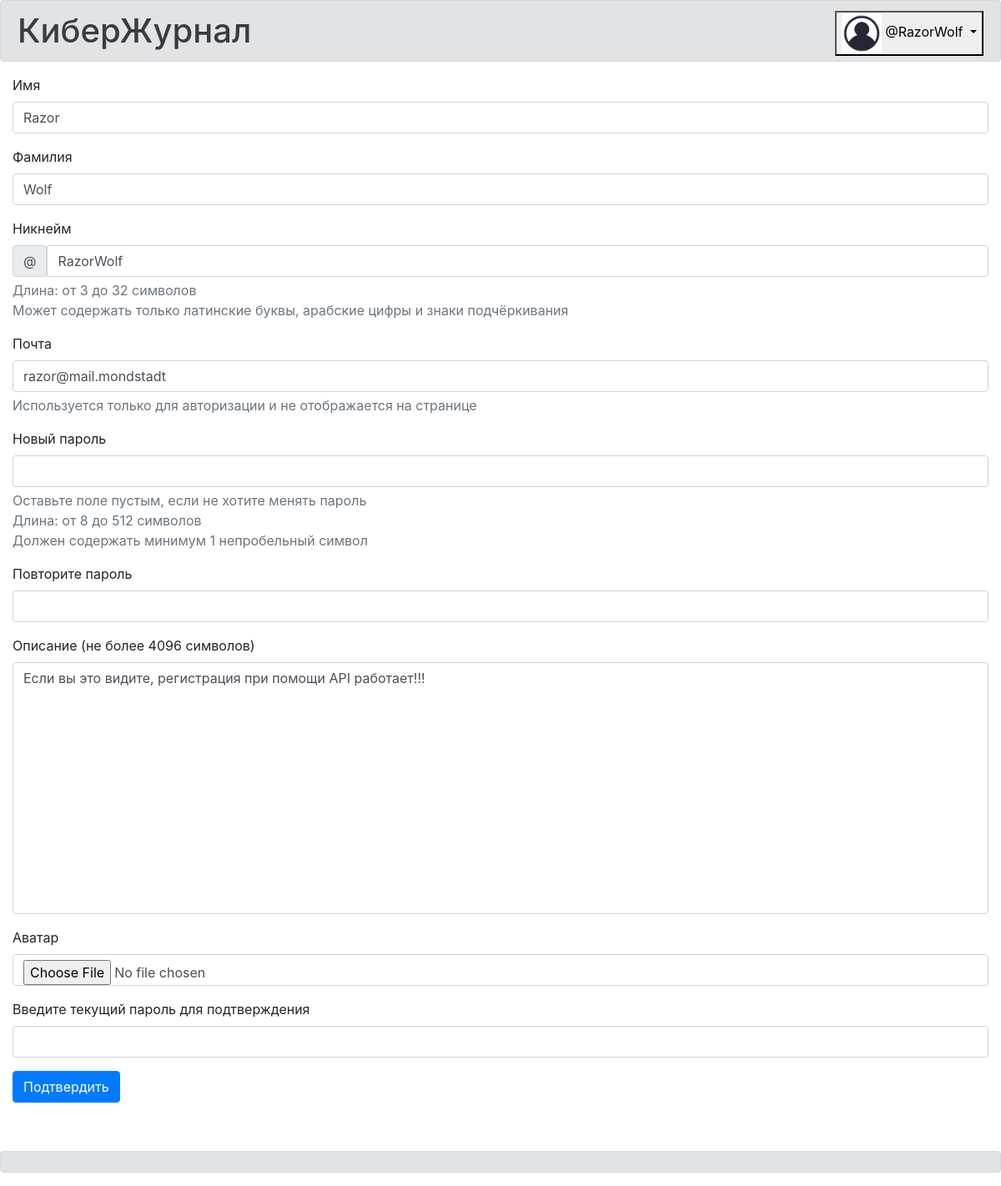
Screenshot of /edit_user (signed in) with the database file from the repository.
### data/users.py (models this page shows, shortened)
class User(SqlAlchemyBase, UserMixin, SerializerMixin):
    __tablename__ = "users"
    serialize_rules = ("-articles", "-comments", "-likes")
    id = sqlalchemy.Column(sqlalchemy.Integer, primary_key=True, autoincrement=True)
    surname = sqlalchemy.Column(sqlalchemy.String(64))
    name = sqlalchemy.Column(sqlalchemy.String(64))
    nickname = sqlalchemy.Column(sqlalchemy.String(32), unique=True, index=True)
    email = sqlalchemy.Column(sqlalchemy.String(256), unique=True)
    hashed_password = sqlalchemy.Column(sqlalchemy.String(512))
    modified_date = sqlalchemy.Column(sqlalchemy.DateTime, default=datetime.now)
    avatar = sqlalchemy.Column(sqlalchemy.String(256), nullable=True)  # Название файла
    description = sqlalchemy.Column(sqlalchemy.String(4096), nullable=True)
    is_moderator = sqlalchemy.Column(sqlalchemy.Boolean, default=False)
    is_admin = sqlalchemy.Column(sqlalchemy.Boolean, default=False)  # Администратор наделён
    articles = orm.relation("Article", back_populates="user", cascade="all,delete-orphan")
    comments = orm.relation("Comment", back_populates="user", cascade="all,delete-orphan")
    likes = orm.relation("ArticleLike", back_populates="user", cascade="all,delete-orphan")

### main.py (the view, shortened to what this page needs)
@app.route("/edit_user", methods=["GET", "POST"])
@login_required
def edit_user():
    template_name = "edit_user.html"
    title = "Редактировать аккаунт"
    form = EditUserForm()
    db_sess = db_session.create_session()
    user = db_sess.query(User).get(current_user.id)
    sorted_by = session.get("sorted_by", "create_date")
    if request.method == "GET":
        form.name.data = user.name
        form.surname.data = user.surname
        form.nickname.data = user.nickname
        form.email.data = user.email
        form.description.data = user.description
    return render_template(template_name, title=title, form=form, sorted_by=sorted_by)

### forms/user.py
class EditUserForm(FlaskForm):
    name = StringField("Имя", validators=[DataRequired()])
    surname = StringField("Фамилия", validators=[DataRequired()])
    nickname = StringField("Никнейм", validators=[DataRequired()])
    email = EmailField("Почта", validators=[DataRequired()])
    new_password = PasswordField("Новый пароль")
    new_password_again = PasswordField("Повторите пароль")
    description = TextAreaField("Описание (не более 4096 символов)")
    avatar = FileField("Аватар", validators=[FileAllowed(["png", "jpg", "jpeg"])])
    password = PasswordField("Введите текущий пароль для подтверждения", validators=[DataRequired()])
    submit = SubmitField("Подтвердить")

### data/db_session.py (called while the page is built)
def create_session() -> Session:
    global __factory
    return __factory()

### main.py (called while the page is built)
@login_manager.user_loader
def load_user(user_id):
    db_sess = db_session.create_session()
    return db_sess.query(User).get(user_id)

### templates/edit_user.html (shortened to what this page needs)
{% extends "base.html" %}
{% from "macro.html" import avatar_filename %}
{% block content %}
    <form action="" method="post" enctype="multipart/form-data">
        <div class="col-auto mb-3">
            {{ form.name.label }}
            {{ form.name(class="form-control", type="text", maxlength="64") }}
        </div>
        <div class="col-auto mb-3">
            {{ form.surname.label }}
            {{ form.surname(class="form-control", type="text", maxlength="64") }}
        </div>
        <div class="col-auto mb-3">
            {{ form.nickname.label() }}
            <div class="input-group">
                <span class="input-group-text">@</span>
                {{ form.nickname(class="form-control", type="text", minlength="3",
                                 maxlength="32", aria_describedby="nicknameHelp") }}
            </div>
            <div class="form-text text-muted" id="nicknameHelp">
                Длина: от 3 до 32 символов<br>
                Может содержать только латинские буквы, арабские цифры и знаки подчёркивания
            </div>
        </div>
        <div class="col-auto mb-3">
            {{ form.email.label }}
            {{ form.email(class="form-control", type="email", aria_describedby="emailHelp",
                          maxlength="128") }}
            <div class="form-text text-muted" id="emailHelp">
                Используется только для авторизации и не отображается на странице
            </div>
        </div>
        <div class="col-auto mb-3">
            {{ form.new_password.label }}
            {{ form.new_password(class="form-control", type="password",
                                 aria_describedby="newPasswordHelp",
                                 minlength="8", maxlength="512") }}
            <div class="form-text text-muted" id="newPasswordHelp">
                Оставьте поле пустым, если не хотите менять пароль<br>
                Длина: от 8 до 512 символов<br>
                Должен содержать минимум 1 непробельный символ
            </div>
        </div>
        <div class="col-auto mb-3">
            {{ form.new_password_again.label }}
            {{ form.new_password_again(class="form-control", type="password") }}
        </div>
        <div class="col-auto mb-3">
            {{ form.description.label }}
            {{ form.description(class="form-control", maxlength="4096",
                                style="resize: none;", rows="12") }}
        </div>
        <div class="col-auto mb-3">
            {{ form.avatar.label(class="form-label") }}
            {{ form.avatar(type="file", accept=".png, .jpg, .jpeg", class="form-control") }}
        </div>
        <div class="col-auto mb-3">
            {{ form.password.label }}
            {{ form.password(class="form-control", type="password") }}
        </div>
        <div class="col-auto mb-3">{{ form.submit(type="submit", class="btn btn-primary") }}</div>
        <div class="alert {{ message_class }}" role="alert">{{ message }}</div>
    </form>
{% endblock %}

### templates/base.html (shortened to what this page needs)
{% from "macro.html" import avatar_filename, user_role_image %}
<!DOCTYPE html>
<html lang="en">
<head>
    <link rel="stylesheet"
          href="https://stackpath.bootstrapcdn.com/bootstrap/4.4.1/css/bootstrap.min.css"
>
    <link rel="stylesheet" href="{{ url_for('static', filename='css/style.css') }}" type="text/css">
</head>
<body>
    <header>
        <div class="alert alert-secondary">
            <h1 class="main-header">КиберЖурнал</h1>
            {% if current_user.is_authenticated %}
                <div class="header-link-container dropdown">
                    <button class="dropdown-toggle" type="button" id="dropButton1"
                            data-bs-toggle="dropdown" aria-expanded="false">
                        <img src="{{ avatar_filename(current_user) }}" alt="" width="48" height="48">
                        @{{ current_user.nickname }}{{ user_role_image(current_user) }}
                    </button>
                </div>
            {% endif %}
        </div>
    </header>
    {% block content %}{% endblock %}
    <footer>
        <div class="alert alert-secondary" role="alert">
        </div>
    </footer>
</body>
</html>

### static/css/style.css (style rules this page uses)
h1.main-header { display: inline; }
.header-link-container { float: right; display: inline-block; }
footer { margin-top: 5px; }
header { margin-bottom: 5px; }

### rows the page displays
User: nickname "RazorWolf", name "Razor", surname "Wolf", email "razor@mail.mondstadt", description "Если вы это видите, регистрация при помощи API работает!!!"
